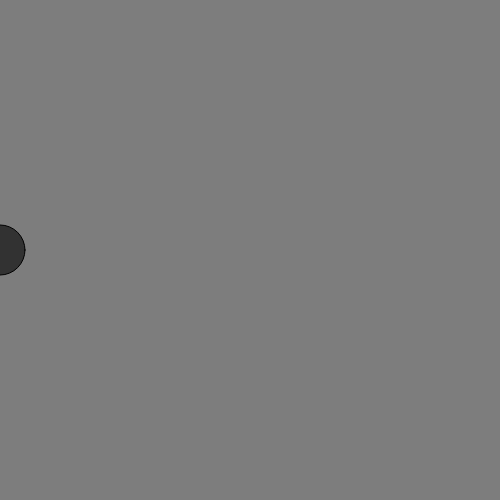
Frame 1 (no input)
Frame 60 (no input): identical to frame 1, image omitted
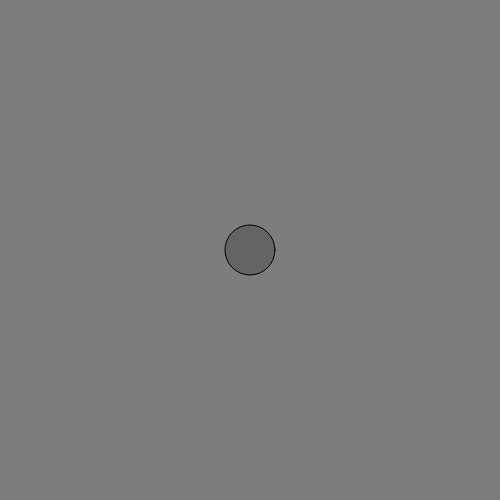
Frame 120 (the mouse pressed at the canvas centre since frame 60)

The p5.js sketch that drew these frames (run headless with seeded random() and noise() and a simulated clock; from frame 60 on, the mouse is pressed at the canvas centre):

// p5.js sketch
// ── sketch.js
let circle_color = 50;

function setup() {
  createCanvas(500, 500);
}

function mousePressed() {
  if (circle_color < 255) {
    circle_color = circle_color + 50;
  } else {
    circle_color = 0;
  }
}

function draw() {
  background(125);
  fill(circle_color);
  ellipse(mouseX, 250, 50);
}
